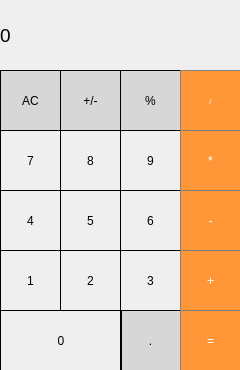
<?xml version="1.0" encoding="UTF-8"?>
<ui version="4.0">
 <class>MainWindow</class>
 <widget class="QMainWindow" name="MainWindow">
  <property name="geometry">
   <rect>
    <x>0</x>
    <y>0</y>
    <width>240</width>
    <height>370</height>
   </rect>
  </property>
  <property name="windowTitle">
   <string>MainWindow</string>
  </property>
  <widget class="QWidget" name="centralwidget">
   <widget class="QLabel" name="label">
    <property name="geometry">
     <rect>
      <x>0</x>
      <y>0</y>
      <width>241</width>
      <height>71</height>
     </rect>
    </property>
    <property name="font">
     <font>
      <pointsize>14</pointsize>
      <weight>50</weight>
      <bold>false</bold>
     </font>
    </property>
    <property name="styleSheet">
     <string notr="true">QPushButton {
  background-color: rgb(215, 215, 215);
  border: 1px black;
}
QPushButton:pressed {
    background-color: qlineargradient(x1: 0, y1: 0, x2: 0, y2: 1,
                                      stop: 0 #BEBEBE, stop: 1 #D7D7D7);
}</string>
    </property>
    <property name="text">
     <string>0</string>
    </property>
   </widget>
   <widget class="QPushButton" name="pushButton_AC">
    <property name="geometry">
     <rect>
      <x>0</x>
      <y>70</y>
      <width>61</width>
      <height>61</height>
     </rect>
    </property>
    <property name="styleSheet">
     <string notr="true">QPushButton {
  background-color: rgb(215, 215, 215);
  border: 1px solid black;
}
QPushButton:pressed {
    background-color: qlineargradient(x1: 0, y1: 0, x2: 0, y2: 1,
                                      stop: 0 #BEBEBE, stop: 1 #D7D7D7);
}</string>
    </property>
    <property name="text">
     <string>AC</string>
    </property>
   </widget>
   <widget class="QPushButton" name="pushButton_plus_minus">
    <property name="geometry">
     <rect>
      <x>60</x>
      <y>70</y>
      <width>61</width>
      <height>61</height>
     </rect>
    </property>
    <property name="styleSheet">
     <string notr="true">QPushButton {
  background-color: rgb(215, 215, 215);
  border: 1px solid black;
}
QPushButton:pressed {
    background-color: qlineargradient(x1: 0, y1: 0, x2: 0, y2: 1,
                                      stop: 0 #BEBEBE, stop: 1 #D7D7D7);
}</string>
    </property>
    <property name="text">
     <string>+/-</string>
    </property>
   </widget>
   <widget class="QPushButton" name="pushButton_proc">
    <property name="geometry">
     <rect>
      <x>120</x>
      <y>70</y>
      <width>61</width>
      <height>61</height>
     </rect>
    </property>
    <property name="styleSheet">
     <string notr="true">QPushButton {
  background-color: rgb(215, 215, 215);
  border: 1px solid black;
}
QPushButton:pressed {
    background-color: qlineargradient(x1: 0, y1: 0, x2: 0, y2: 1,
                                      stop: 0 #BEBEBE, stop: 1 #D7D7D7);
}</string>
    </property>
    <property name="text">
     <string>%</string>
    </property>
   </widget>
   <widget class="QPushButton" name="pushButton_7">
    <property name="geometry">
     <rect>
      <x>0</x>
      <y>130</y>
      <width>61</width>
      <height>61</height>
     </rect>
    </property>
    <property name="styleSheet">
     <string notr="true">QPushButton {
   border: 1px solid black;
}
QPushButton:pressed {
    background-color: qlineargradient(x1: 0, y1: 0, x2: 0, y2: 1,
                                      stop: 0 #dadbde, stop: 1 #f6f7fa);
}</string>
    </property>
    <property name="text">
     <string>7</string>
    </property>
   </widget>
   <widget class="QPushButton" name="pushButton_8">
    <property name="geometry">
     <rect>
      <x>60</x>
      <y>130</y>
      <width>61</width>
      <height>61</height>
     </rect>
    </property>
    <property name="styleSheet">
     <string notr="true">QPushButton {
   border: 1px solid black;
}
QPushButton:pressed {
    background-color: qlineargradient(x1: 0, y1: 0, x2: 0, y2: 1,
                                      stop: 0 #dadbde, stop: 1 #f6f7fa);
}</string>
    </property>
    <property name="text">
     <string>8</string>
    </property>
   </widget>
   <widget class="QPushButton" name="pushButton_9">
    <property name="geometry">
     <rect>
      <x>120</x>
      <y>130</y>
      <width>61</width>
      <height>61</height>
     </rect>
    </property>
    <property name="styleSheet">
     <string notr="true">QPushButton {
   border: 1px solid black;
}
QPushButton:pressed {
    background-color: qlineargradient(x1: 0, y1: 0, x2: 0, y2: 1,
                                      stop: 0 #dadbde, stop: 1 #f6f7fa);
}</string>
    </property>
    <property name="text">
     <string>9</string>
    </property>
   </widget>
   <widget class="QPushButton" name="pushButton_5">
    <property name="geometry">
     <rect>
      <x>60</x>
      <y>190</y>
      <width>61</width>
      <height>61</height>
     </rect>
    </property>
    <property name="styleSheet">
     <string notr="true">QPushButton {
   border: 1px solid black;
}
QPushButton:pressed {
    background-color: qlineargradient(x1: 0, y1: 0, x2: 0, y2: 1,
                                      stop: 0 #dadbde, stop: 1 #f6f7fa);
}</string>
    </property>
    <property name="text">
     <string>5</string>
    </property>
   </widget>
   <widget class="QPushButton" name="pushButton_6">
    <property name="geometry">
     <rect>
      <x>120</x>
      <y>190</y>
      <width>61</width>
      <height>61</height>
     </rect>
    </property>
    <property name="styleSheet">
     <string notr="true">QPushButton {
   border: 1px solid black;
}
QPushButton:pressed {
    background-color: qlineargradient(x1: 0, y1: 0, x2: 0, y2: 1,
                                      stop: 0 #dadbde, stop: 1 #f6f7fa);
}</string>
    </property>
    <property name="text">
     <string>6</string>
    </property>
   </widget>
   <widget class="QPushButton" name="pushButton_4">
    <property name="geometry">
     <rect>
      <x>0</x>
      <y>190</y>
      <width>61</width>
      <height>61</height>
     </rect>
    </property>
    <property name="styleSheet">
     <string notr="true">QPushButton {
   border: 1px solid black;
}
QPushButton:pressed {
    background-color: qlineargradient(x1: 0, y1: 0, x2: 0, y2: 1,
                                      stop: 0 #dadbde, stop: 1 #f6f7fa);
}</string>
    </property>
    <property name="text">
     <string>4</string>
    </property>
   </widget>
   <widget class="QPushButton" name="pushButton_minus">
    <property name="geometry">
     <rect>
      <x>180</x>
      <y>190</y>
      <width>61</width>
      <height>61</height>
     </rect>
    </property>
    <property name="styleSheet">
     <string notr="true">QPushButton {
  background-color: rgb(255, 151, 57);
  color: white; 
  border: 1px solid gray;
}

QPushButton:pressed {
    background-color: qlineargradient(x1: 0, y1: 0, x2: 0, y2: 1,
                                      stop: 0 #FF7832, stop: 1 #FF9739);
}</string>
    </property>
    <property name="text">
     <string>-</string>
    </property>
   </widget>
   <widget class="QPushButton" name="pushButton_div">
    <property name="geometry">
     <rect>
      <x>180</x>
      <y>70</y>
      <width>61</width>
      <height>61</height>
     </rect>
    </property>
    <property name="font">
     <font>
      <pointsize>6</pointsize>
     </font>
    </property>
    <property name="styleSheet">
     <string notr="true">QPushButton {
  background-color: rgb(255, 151, 57);
  color: white; 
  border: 1px solid gray;
}

QPushButton:pressed {
    background-color: qlineargradient(x1: 0, y1: 0, x2: 0, y2: 1,
                                      stop: 0 #FF7832, stop: 1 #FF9739);
}</string>
    </property>
    <property name="text">
     <string>/</string>
    </property>
   </widget>
   <widget class="QPushButton" name="pushButton_mult">
    <property name="geometry">
     <rect>
      <x>180</x>
      <y>130</y>
      <width>61</width>
      <height>61</height>
     </rect>
    </property>
    <property name="styleSheet">
     <string notr="true">QPushButton {
  background-color: rgb(255, 151, 57);
  color: white; 
  border: 1px solid gray;
}

QPushButton:pressed {
    background-color: qlineargradient(x1: 0, y1: 0, x2: 0, y2: 1,
                                      stop: 0 #FF7832, stop: 1 #FF9739);
}</string>
    </property>
    <property name="text">
     <string>*</string>
    </property>
   </widget>
   <widget class="QPushButton" name="pushButton_3">
    <property name="geometry">
     <rect>
      <x>120</x>
      <y>250</y>
      <width>61</width>
      <height>61</height>
     </rect>
    </property>
    <property name="styleSheet">
     <string notr="true">QPushButton {
   border: 1px solid black;
}
QPushButton:pressed {
    background-color: qlineargradient(x1: 0, y1: 0, x2: 0, y2: 1,
                                      stop: 0 #dadbde, stop: 1 #f6f7fa);
}</string>
    </property>
    <property name="text">
     <string>3</string>
    </property>
   </widget>
   <widget class="QPushButton" name="pushButton_2">
    <property name="geometry">
     <rect>
      <x>60</x>
      <y>250</y>
      <width>61</width>
      <height>61</height>
     </rect>
    </property>
    <property name="styleSheet">
     <string notr="true">QPushButton {
   border: 1px solid black;
}
QPushButton:pressed {
    background-color: qlineargradient(x1: 0, y1: 0, x2: 0, y2: 1,
                                      stop: 0 #dadbde, stop: 1 #f6f7fa);
}</string>
    </property>
    <property name="text">
     <string>2</string>
    </property>
   </widget>
   <widget class="QPushButton" name="pushButton_plus">
    <property name="geometry">
     <rect>
      <x>180</x>
      <y>250</y>
      <width>61</width>
      <height>61</height>
     </rect>
    </property>
    <property name="styleSheet">
     <string notr="true">QPushButton {
  background-color: rgb(255, 151, 57);
  color: white; 
  border: 1px solid gray;
}

QPushButton:pressed {
    background-color: qlineargradient(x1: 0, y1: 0, x2: 0, y2: 1,
                                      stop: 0 #FF7832, stop: 1 #FF9739);
}</string>
    </property>
    <property name="text">
     <string>+</string>
    </property>
   </widget>
   <widget class="QPushButton" name="pushButton_1">
    <property name="geometry">
     <rect>
      <x>0</x>
      <y>250</y>
      <width>61</width>
      <height>61</height>
     </rect>
    </property>
    <property name="styleSheet">
     <string notr="true">QPushButton {
   border: 1px solid black;
}
QPushButton:pressed {
    background-color: qlineargradient(x1: 0, y1: 0, x2: 0, y2: 1,
                                      stop: 0 #dadbde, stop: 1 #f6f7fa);
}</string>
    </property>
    <property name="text">
     <string>1</string>
    </property>
   </widget>
   <widget class="QPushButton" name="pushButton_dot">
    <property name="geometry">
     <rect>
      <x>120</x>
      <y>310</y>
      <width>61</width>
      <height>61</height>
     </rect>
    </property>
    <property name="styleSheet">
     <string notr="true">QPushButton {
  background-color: rgb(215, 215, 215);
  border: 1px solid black;
}
QPushButton:pressed {
    background-color: qlineargradient(x1: 0, y1: 0, x2: 0, y2: 1,
                                      stop: 0 #BEBEBE, stop: 1 #D7D7D7);
}</string>
    </property>
    <property name="text">
     <string>.</string>
    </property>
   </widget>
   <widget class="QPushButton" name="pushButton_result">
    <property name="geometry">
     <rect>
      <x>180</x>
      <y>310</y>
      <width>61</width>
      <height>61</height>
     </rect>
    </property>
    <property name="styleSheet">
     <string notr="true">QPushButton {
  background-color: rgb(255, 151, 57);
  color: white; 
  border: 1px solid gray;
}

QPushButton:pressed {
    background-color: qlineargradient(x1: 0, y1: 0, x2: 0, y2: 1,
                                      stop: 0 #FF7832, stop: 1 #FF9739);
}</string>
    </property>
    <property name="text">
     <string>=</string>
    </property>
   </widget>
   <widget class="QPushButton" name="pushButton_0">
    <property name="geometry">
     <rect>
      <x>0</x>
      <y>310</y>
      <width>122</width>
      <height>61</height>
     </rect>
    </property>
    <property name="styleSheet">
     <string notr="true">QPushButton {
   border: 1px solid black;
}
QPushButton:pressed {
    background-color: qlineargradient(x1: 0, y1: 0, x2: 0, y2: 1,
                                      stop: 0 #dadbde, stop: 1 #f6f7fa);
}</string>
    </property>
    <property name="text">
     <string>0</string>
    </property>
   </widget>
  </widget>
 </widget>
 <resources/>
 <connections/>
</ui>
